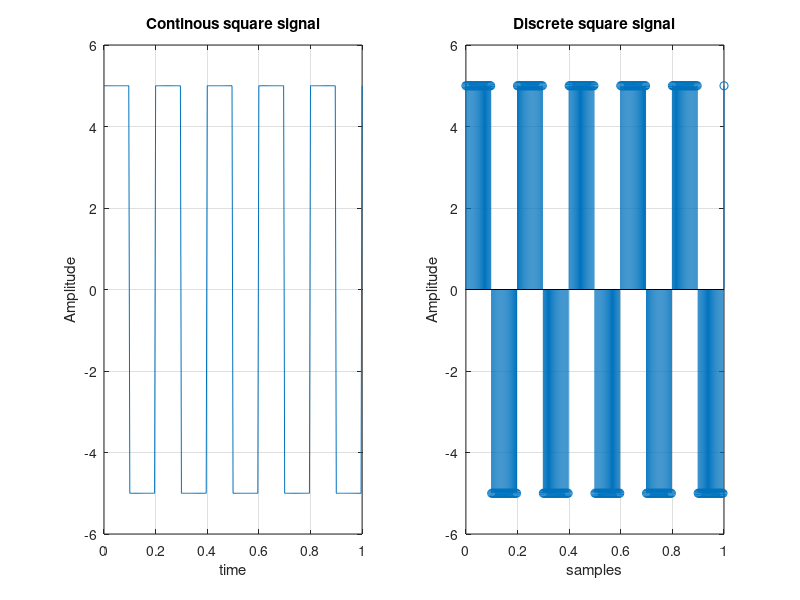

MATLAB code to generate this figure:
clc;
clf;
clear all;
close all;

Am=input('Enter amplitude');
f=input('Enter frequency');
c=input('Enter number of cycles ');
t=0:(1/(50*f)):c/f;


Amplitude=Am*square(2*pi*f*t,50);

subplot(1,2,1)
plot(t,Amplitude);
grid on;
xlabel('time');
ylabel('Amplitude');
title('Continous square signal');

subplot(1 ,2 ,2);
stem(t,Amplitude);
grid on;
xlabel('samples');
ylabel('Amplitude');
title('Discrete square signal');
